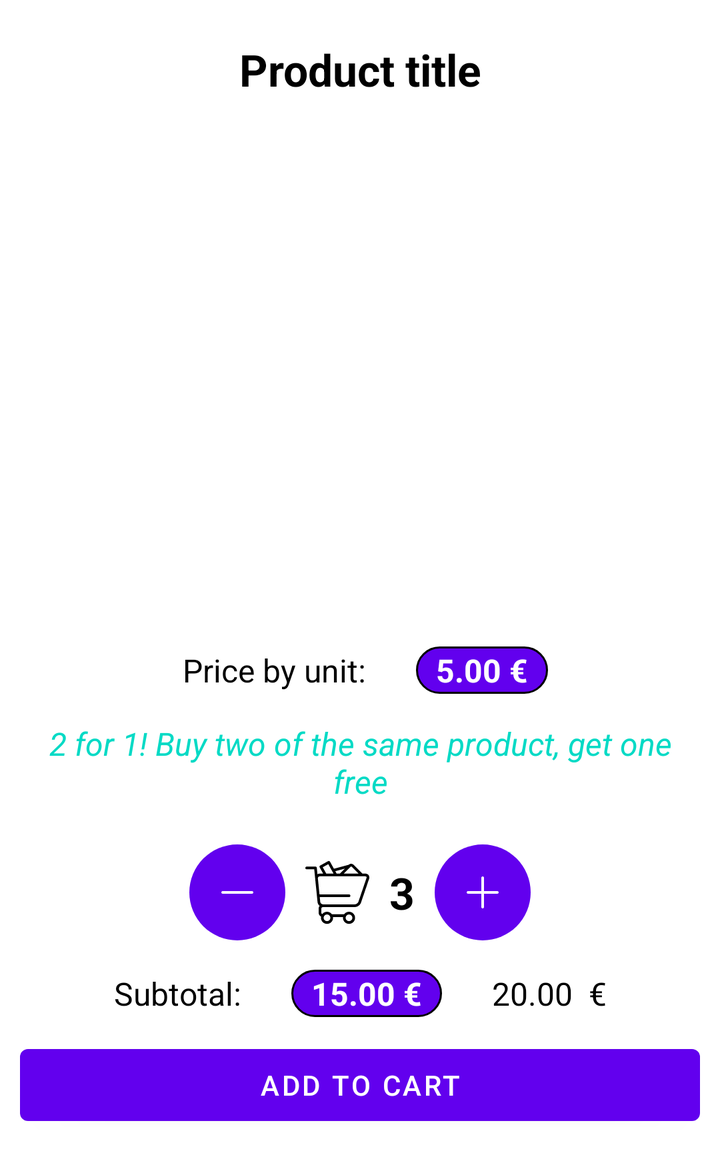
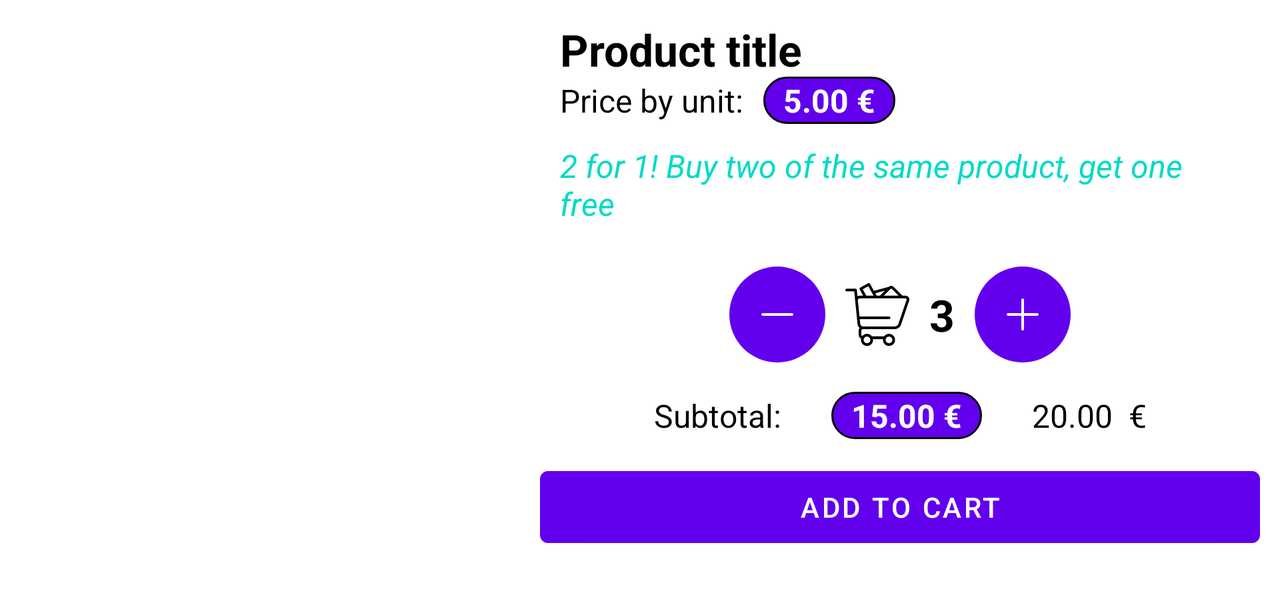

Compare how this app lays out the same screen by default and in its alternative resource folder. The renders come first, then the two layout files and the values they reference.
<!-- AndroidManifest.xml: application theme Theme.ProductsStore -->
<!-- res/layout/bottom_sheet_add_item_to_cart.xml -->
<?xml version="1.0" encoding="utf-8"?>
<androidx.constraintlayout.widget.ConstraintLayout xmlns:android="http://schemas.android.com/apk/res/android"
    xmlns:app="http://schemas.android.com/apk/res-auto"
    xmlns:tools="http://schemas.android.com/tools"
    android:layout_width="match_parent"
    android:layout_height="wrap_content"
    android:padding="@dimen/padding_medium">

    <TextView
        android:id="@+id/textViewTitle"
        style="@style/MainTitleStyle"
        android:layout_width="match_parent"
        android:layout_height="wrap_content"
        android:gravity="center"
        android:padding="@dimen/padding_medium"
        app:layout_constraintEnd_toEndOf="parent"
        app:layout_constraintStart_toStartOf="parent"
        app:layout_constraintTop_toTopOf="parent"
        tools:text="Product title" />

    <com.google.android.material.imageview.ShapeableImageView
        android:id="@+id/imageViewProduct"
        android:layout_width="250dp"
        android:layout_height="250dp"
        android:layout_marginHorizontal="@dimen/padding_medium"
        android:adjustViewBounds="true"
        android:scaleType="centerCrop"
        app:layout_constraintEnd_toEndOf="parent"
        app:layout_constraintStart_toStartOf="parent"
        app:layout_constraintTop_toBottomOf="@id/textViewTitle"
        app:shapeAppearanceOverlay="@style/ShapeAppearanceOverlay.App.CornerSize10Percent"
        app:srcCompat="@drawable/gift"
        tools:ignore="ContentDescription" />

    <LinearLayout
        android:layout_width="match_parent"
        android:layout_height="wrap_content"
        android:gravity="center"
        android:orientation="vertical"
        app:layout_constraintEnd_toEndOf="parent"
        app:layout_constraintStart_toStartOf="parent"
        app:layout_constraintTop_toBottomOf="@id/imageViewProduct">

        <androidx.constraintlayout.widget.ConstraintLayout
            android:layout_width="match_parent"
            android:layout_height="wrap_content">

            <TextView
                android:id="@+id/textViewPriceDescription"
                style="@style/SecondaryTitleStyle"
                android:layout_width="wrap_content"
                android:layout_height="wrap_content"
                android:layout_margin="@dimen/padding_medium"
                android:padding="@dimen/padding_small"
                android:text="@string/price_by_unit"
                app:layout_constraintEnd_toStartOf="@+id/textViewPriceValue"
                app:layout_constraintHorizontal_chainStyle="packed"
                app:layout_constraintStart_toStartOf="parent"
                app:layout_constraintTop_toTopOf="parent"
                tools:ignore="ContentDescription" />

            <TextView
                android:id="@+id/textViewPriceValue"
                style="@style/PriceStyle"
                android:layout_width="wrap_content"
                android:layout_height="wrap_content"
                android:layout_margin="@dimen/padding_medium"
                app:layout_constraintBaseline_toBaselineOf="@id/textViewPriceDescription"
                app:layout_constraintEnd_toEndOf="parent"
                app:layout_constraintHorizontal_bias="0.5"
                app:layout_constraintStart_toEndOf="@+id/textViewPriceDescription"
                tools:ignore="ContentDescription"
                tools:text="5.00 €" />

        </androidx.constraintlayout.widget.ConstraintLayout>

        <TextView
            android:id="@+id/textViewPromo"
            style="@style/SecondaryTitleStyle"
            android:textStyle="italic"
            android:textAlignment="center"
            android:textColor="?attr/colorSecondary"
            android:layout_width="wrap_content"
            android:layout_height="wrap_content"
            android:layout_margin="@dimen/padding_small"
            android:layout_marginBottom="@dimen/space_regular"
            android:drawablePadding="@dimen/padding_medium"
            android:padding="@dimen/padding_small"
            tools:ignore="ContentDescription"
            tools:text="2 for 1! Buy two of the same product, get one free" />

        <androidx.constraintlayout.widget.ConstraintLayout
            android:layout_width="match_parent"
            android:layout_height="wrap_content"
            android:layout_marginTop="@dimen/padding_medium">

            <com.google.android.material.button.MaterialButton
                android:id="@+id/buttonSubtract"
                style="@style/Widget.Material3.Button.Icon"
                android:layout_width="48dp"
                android:layout_height="48dp"
                android:insetLeft="0dp"
                android:insetTop="0dp"
                android:insetRight="0dp"
                android:insetBottom="0dp"
                app:icon="@drawable/ic_subtract"
                app:iconPadding="0dp"
                app:iconSize="16dp"
                app:layout_constraintBottom_toBottomOf="parent"
                app:layout_constraintEnd_toStartOf="@+id/imageViewCart"
                app:layout_constraintHorizontal_bias="0.5"
                app:layout_constraintHorizontal_chainStyle="packed"
                app:layout_constraintStart_toStartOf="parent"
                app:layout_constraintTop_toTopOf="parent" />

            <ImageView
                android:id="@+id/imageViewCart"
                android:layout_width="32dp"
                android:layout_height="32dp"
                android:layout_marginStart="@dimen/padding_medium"
                android:src="@drawable/ic_cart"
                app:layout_constraintBottom_toBottomOf="parent"
                app:layout_constraintEnd_toStartOf="@+id/textViewQuantity"
                app:layout_constraintStart_toEndOf="@+id/buttonSubtract"
                app:layout_constraintTop_toTopOf="parent" />

            <TextView
                android:id="@+id/textViewQuantity"
                style="@style/MainTitleStyle"
                android:layout_width="wrap_content"
                android:layout_height="wrap_content"
                android:gravity="center"
                android:padding="@dimen/padding_medium"
                app:layout_constraintBottom_toBottomOf="parent"
                app:layout_constraintEnd_toStartOf="@+id/buttonAdd"
                app:layout_constraintStart_toEndOf="@+id/imageViewCart"
                app:layout_constraintTop_toTopOf="parent"
                tools:text="3" />

            <com.google.android.material.button.MaterialButton
                android:id="@+id/buttonAdd"
                style="@style/Widget.Material3.Button.Icon"
                android:layout_width="48dp"
                android:layout_height="48dp"
                android:insetLeft="0dp"
                android:insetTop="0dp"
                android:insetRight="0dp"
                android:insetBottom="0dp"
                app:icon="@drawable/ic_add"
                app:iconPadding="0dp"
                app:iconSize="16dp"
                app:layout_constraintBottom_toBottomOf="parent"
                app:layout_constraintEnd_toEndOf="parent"
                app:layout_constraintHorizontal_bias="0.5"
                app:layout_constraintStart_toEndOf="@+id/textViewQuantity"
                app:layout_constraintTop_toTopOf="parent" />

        </androidx.constraintlayout.widget.ConstraintLayout>

        <androidx.constraintlayout.widget.ConstraintLayout
            android:layout_width="match_parent"
            android:layout_height="wrap_content">

            <TextView
                android:id="@+id/textViewTotalDescription"
                style="@style/SecondaryTitleStyle"
                android:layout_width="wrap_content"
                android:layout_height="wrap_content"
                android:layout_margin="@dimen/padding_medium"
                android:padding="@dimen/padding_small"
                android:text="@string/subtotal"
                app:layout_constraintEnd_toStartOf="@+id/textViewTotalValue"
                app:layout_constraintHorizontal_chainStyle="packed"
                app:layout_constraintStart_toStartOf="parent"
                app:layout_constraintTop_toTopOf="parent"
                tools:ignore="ContentDescription" />

            <TextView
                android:id="@+id/textViewTotalValue"
                style="@style/PriceStyle"
                android:layout_width="wrap_content"
                android:layout_height="wrap_content"
                android:layout_margin="@dimen/padding_medium"
                app:layout_constraintBaseline_toBaselineOf="@id/textViewTotalDescription"
                app:layout_constraintEnd_toStartOf="@id/textViewGlobalPrice"
                app:layout_constraintStart_toEndOf="@+id/textViewTotalDescription"
                tools:ignore="ContentDescription"
                tools:text="15.00 €" />

            <TextView
                android:id="@+id/textViewGlobalPrice"
                style="@style/SecondaryTitleStyle"
                android:layout_width="wrap_content"
                android:layout_height="wrap_content"
                android:layout_margin="@dimen/padding_medium"
                android:padding="@dimen/padding_small"
                app:layout_constraintEnd_toEndOf="parent"
                app:layout_constraintHorizontal_chainStyle="packed"
                app:layout_constraintStart_toEndOf="@id/textViewTotalValue"
                app:layout_constraintTop_toTopOf="parent"
                tools:ignore="ContentDescription"
                tools:text="20.00  €" />


            <com.google.android.material.button.MaterialButton
                android:id="@+id/buttonAddToCart"
                android:layout_width="match_parent"
                android:layout_height="wrap_content"
                android:layout_marginVertical="@dimen/padding_medium"
                app:layout_constraintBottom_toBottomOf="parent"
                app:layout_constraintEnd_toEndOf="parent"
                app:layout_constraintStart_toStartOf="parent"
                app:layout_constraintTop_toBottomOf="@id/textViewTotalValue"
                tools:text="@string/add_to_cart" />


        </androidx.constraintlayout.widget.ConstraintLayout>
    </LinearLayout>
</androidx.constraintlayout.widget.ConstraintLayout>
<!-- resources referenced by this layout -->
<resources>
  <dimen name="padding_medium">10dp</dimen>
  <dimen name="padding_small">5dp</dimen>
  <dimen name="space_regular">16dp</dimen>
  <!-- drawable ic_add (drawable) -->
  <vector xmlns:android="http://schemas.android.com/apk/res/android"
      android:width="512dp"
      android:height="512dp"
      android:viewportWidth="512"
      android:viewportHeight="512">
    <path
        android:fillColor="#FF000000"
        android:pathData="M490.67,234.67H277.33V21.33C277.33,9.55 267.78,0 256,0s-21.33,9.55 -21.33,21.33v213.33H21.33C9.55,234.67 0,244.22 0,256s9.55,21.33 21.33,21.33h213.33v213.33c0,11.78 9.55,21.33 21.33,21.33s21.33,-9.55 21.33,-21.33V277.33h213.33c11.78,0 21.33,-9.55 21.33,-21.33S502.45,234.67 490.67,234.67z"/>
  </vector>
  <!-- drawable ic_subtract (drawable) -->
  <vector xmlns:android="http://schemas.android.com/apk/res/android"
      android:width="512dp"
      android:height="512dp"
      android:viewportWidth="512"
      android:viewportHeight="512">
    <path
        android:fillColor="#FF000000"
        android:pathData="M490.67,234.67H21.33C9.55,234.67 0,244.22 0,256c0,11.78 9.55,21.33 21.33,21.33h469.33c11.78,0 21.33,-9.55 21.33,-21.33C512,244.22 502.45,234.67 490.67,234.67z"/>
  </vector>
  <string name="add_to_cart">Add to cart</string>
  <string name="price_by_unit">Price by unit:</string>
  <string name="subtotal">Subtotal:</string>
  <style name="MainTitleStyle">
          <item name="android:textSize">@dimen/text_title_size</item>
          <item name="android:textStyle">bold</item>
          <item name="android:textColor">?attr/textColor</item>
      </style>
  <style name="PriceStyle">
          <item name="android:textSize">@dimen/text_regular_size</item>
          <item name="android:textStyle">bold</item>
          <item name="android:textColor">?attr/textColorInverted</item>
          <item name="android:paddingHorizontal">@dimen/padding_medium</item>
          <item name="android:background">@drawable/rounded_corners_background</item>
      </style>
  <style name="SecondaryTitleStyle">
          <item name="android:textSize">@dimen/text_regular_size</item>
          <item name="android:textStyle">normal</item>
          <item name="android:textColor">?attr/textColor</item>
      </style>
  <style name="ShapeAppearanceOverlay.App.CornerSize10Percent" parent="">
          <item name="cornerSize">10%</item>
      </style>
  <style name="Theme.ProductsStore" parent="Theme.MaterialComponents.DayNight.DarkActionBar">
          
          <item name="colorPrimary">@color/purple_500</item>
          <item name="colorPrimaryVariant">@color/purple_700</item>
          <item name="colorOnPrimary">@color/white</item>
          
          <item name="colorSecondary">@color/teal_200</item>
          <item name="colorSecondaryVariant">@color/teal_700</item>
          <item name="colorOnSecondary">@color/black</item>
          
          <item name="android:statusBarColor">?attr/colorPrimaryVariant</item>
          
  
          <item name="textColor">@color/black</item>
          <item name="textColorInverted">@color/white</item>
          <item name="iconColor">@color/black</item>
          <item name="priceBackground">@color/purple_200</item>
      </style>
  <dimen name="text_title_size">22sp</dimen>
  <dimen name="text_regular_size">16sp</dimen>
  <!-- drawable rounded_corners_background (drawable) -->
  <?xml version="1.0" encoding="utf-8"?>
  <shape xmlns:android="http://schemas.android.com/apk/res/android" >
      <stroke
          android:width="1dp"
          android:color="?attr/textColor" />
  
      <solid android:color="?attr/colorPrimary" />
  
      <padding
          android:left="1dp"
          android:right="1dp"
          android:bottom="1dp"
          android:top="1dp" />
  
      <corners android:radius="20dp" />
  </shape>
  <color name="purple_500">#FF6200EE</color>
  <color name="purple_700">#FF3700B3</color>
  <color name="white">#FFFFFFFF</color>
  <color name="teal_200">#FF03DAC5</color>
  <color name="teal_700">#FF018786</color>
  <color name="black">#FF000000</color>
  <color name="purple_200">#FFBB86FC</color>
</resources>
<!-- res/layout-land/bottom_sheet_add_item_to_cart.xml (the repository's variant of the layout above) -->
<!-- drawn on the phone turned sideways -->
<?xml version="1.0" encoding="utf-8"?>
<androidx.constraintlayout.widget.ConstraintLayout xmlns:android="http://schemas.android.com/apk/res/android"
    xmlns:app="http://schemas.android.com/apk/res-auto"
    xmlns:tools="http://schemas.android.com/tools"
    android:layout_width="match_parent"
    android:layout_height="wrap_content"
    android:padding="@dimen/padding_medium">

    <TextView
        android:id="@+id/textViewTitle"
        style="@style/MainTitleStyle"
        android:layout_width="0dp"
        android:layout_height="wrap_content"
        android:layout_marginHorizontal="@dimen/padding_medium"
        app:layout_constraintEnd_toEndOf="parent"
        app:layout_constraintStart_toEndOf="@id/imageViewProduct"
        app:layout_constraintTop_toTopOf="parent"
        tools:text="Product title" />

    <com.google.android.material.imageview.ShapeableImageView
        android:id="@+id/imageViewProduct"
        android:layout_width="250dp"
        android:layout_height="250dp"
        android:layout_marginHorizontal="@dimen/padding_medium"
        android:adjustViewBounds="true"
        android:scaleType="centerCrop"
        app:layout_constraintStart_toStartOf="parent"
        app:layout_constraintTop_toTopOf="parent"
        app:shapeAppearanceOverlay="@style/ShapeAppearanceOverlay.App.CornerSize10Percent"
        app:srcCompat="@drawable/gift"
        tools:ignore="ContentDescription" />

    <TextView
        android:id="@+id/textViewPriceDescription"
        style="@style/SecondaryTitleStyle"
        android:layout_width="wrap_content"
        android:layout_height="wrap_content"
        android:layout_marginHorizontal="@dimen/padding_medium"
        android:text="@string/price_by_unit"
        app:layout_constraintStart_toEndOf="@id/imageViewProduct"
        app:layout_constraintTop_toBottomOf="@id/textViewTitle"
        tools:ignore="ContentDescription" />

    <TextView
        android:id="@+id/textViewPriceValue"
        style="@style/PriceStyle"
        android:layout_width="wrap_content"
        android:layout_height="wrap_content"
        android:layout_margin="@dimen/padding_medium"
        app:layout_constraintBaseline_toBaselineOf="@id/textViewPriceDescription"
        app:layout_constraintStart_toEndOf="@+id/textViewPriceDescription"
        tools:ignore="ContentDescription"
        tools:text="5.00 €" />

    <TextView
        android:id="@+id/textViewPromo"
        style="@style/SecondaryTitleStyle"
        android:layout_width="0dp"
        android:layout_height="wrap_content"
        android:layout_margin="@dimen/padding_medium"
        android:ellipsize="end"
        android:maxLines="3"
        android:textColor="?attr/colorSecondary"
        android:textStyle="italic"
        app:layout_constraintEnd_toEndOf="parent"
        app:layout_constraintHorizontal_bias="0.0"
        app:layout_constraintStart_toEndOf="@id/imageViewProduct"
        app:layout_constraintTop_toBottomOf="@id/textViewPriceValue"
        tools:ignore="ContentDescription"
        tools:text="2 for 1! Buy two of the same product, get one free" />

    <androidx.constraintlayout.widget.ConstraintLayout
        android:id="@+id/layoutControls"
        android:layout_width="wrap_content"
        android:layout_height="wrap_content"
        android:layout_marginTop="@dimen/padding_regular"
        app:layout_constraintEnd_toEndOf="parent"
        app:layout_constraintStart_toEndOf="@id/imageViewProduct"
        app:layout_constraintTop_toBottomOf="@id/textViewPromo">

        <com.google.android.material.button.MaterialButton
            android:id="@+id/buttonSubtract"
            style="@style/Widget.Material3.Button.Icon"
            android:layout_width="48dp"
            android:layout_height="48dp"
            android:insetLeft="0dp"
            android:insetTop="0dp"
            android:insetRight="0dp"
            android:insetBottom="0dp"
            app:icon="@drawable/ic_subtract"
            app:iconPadding="0dp"
            app:iconSize="16dp"
            app:layout_constraintBottom_toBottomOf="parent"
            app:layout_constraintEnd_toStartOf="@+id/imageViewCart"
            app:layout_constraintHorizontal_bias="0.5"
            app:layout_constraintHorizontal_chainStyle="packed"
            app:layout_constraintStart_toStartOf="parent"
            app:layout_constraintTop_toTopOf="parent" />

        <ImageView
            android:id="@+id/imageViewCart"
            android:layout_width="32dp"
            android:layout_height="32dp"
            android:layout_marginStart="@dimen/padding_medium"
            android:src="@drawable/ic_cart"
            app:layout_constraintBottom_toBottomOf="parent"
            app:layout_constraintEnd_toStartOf="@+id/textViewQuantity"
            app:layout_constraintStart_toEndOf="@+id/buttonSubtract"
            app:layout_constraintTop_toTopOf="parent"
            tools:ignore="ContentDescription" />

        <TextView
            android:id="@+id/textViewQuantity"
            style="@style/MainTitleStyle"
            android:layout_width="wrap_content"
            android:layout_height="wrap_content"
            android:gravity="center"
            android:padding="@dimen/padding_medium"
            app:layout_constraintBottom_toBottomOf="parent"
            app:layout_constraintEnd_toStartOf="@+id/buttonAdd"
            app:layout_constraintStart_toEndOf="@+id/imageViewCart"
            app:layout_constraintTop_toTopOf="parent"
            tools:text="3" />

        <com.google.android.material.button.MaterialButton
            android:id="@+id/buttonAdd"
            style="@style/Widget.Material3.Button.Icon"
            android:layout_width="48dp"
            android:layout_height="48dp"
            android:insetLeft="0dp"
            android:insetTop="0dp"
            android:insetRight="0dp"
            android:insetBottom="0dp"
            app:icon="@drawable/ic_add"
            app:iconPadding="0dp"
            app:iconSize="16dp"
            app:layout_constraintBottom_toBottomOf="parent"
            app:layout_constraintEnd_toEndOf="parent"
            app:layout_constraintHorizontal_bias="0.5"
            app:layout_constraintStart_toEndOf="@+id/textViewQuantity"
            app:layout_constraintTop_toTopOf="parent" />

    </androidx.constraintlayout.widget.ConstraintLayout>

    <androidx.constraintlayout.widget.ConstraintLayout
        android:layout_width="0dp"
        android:layout_height="wrap_content"
        app:layout_constraintBottom_toBottomOf="parent"
        app:layout_constraintEnd_toEndOf="parent"
        app:layout_constraintStart_toEndOf="@id/imageViewProduct"
        app:layout_constraintTop_toBottomOf="@id/layoutControls">

        <TextView
            android:id="@+id/textViewTotalDescription"
            style="@style/SecondaryTitleStyle"
            android:layout_width="wrap_content"
            android:layout_height="wrap_content"
            android:layout_margin="@dimen/padding_medium"
            android:padding="@dimen/padding_small"
            android:text="@string/subtotal"
            app:layout_constraintEnd_toStartOf="@+id/textViewTotalValue"
            app:layout_constraintHorizontal_chainStyle="packed"
            app:layout_constraintStart_toStartOf="parent"
            app:layout_constraintTop_toTopOf="parent"
            tools:ignore="ContentDescription" />

        <TextView
            android:id="@+id/textViewTotalValue"
            style="@style/PriceStyle"
            android:layout_width="wrap_content"
            android:layout_height="wrap_content"
            android:layout_margin="@dimen/padding_medium"
            app:layout_constraintBaseline_toBaselineOf="@id/textViewTotalDescription"
            app:layout_constraintEnd_toStartOf="@id/textViewGlobalPrice"
            app:layout_constraintStart_toEndOf="@+id/textViewTotalDescription"
            tools:ignore="ContentDescription"
            tools:text="15.00 €" />

        <TextView
            android:id="@+id/textViewGlobalPrice"
            style="@style/SecondaryTitleStyle"
            android:layout_width="wrap_content"
            android:layout_height="wrap_content"
            android:layout_margin="@dimen/padding_medium"
            android:padding="@dimen/padding_small"
            app:layout_constraintEnd_toEndOf="parent"
            app:layout_constraintHorizontal_chainStyle="packed"
            app:layout_constraintStart_toEndOf="@id/textViewTotalValue"
            app:layout_constraintTop_toTopOf="parent"
            tools:ignore="ContentDescription"
            tools:text="20.00  €" />

        <com.google.android.material.button.MaterialButton
            android:id="@+id/buttonAddToCart"
            android:layout_width="match_parent"
            android:layout_height="wrap_content"
            android:layout_marginVertical="@dimen/padding_medium"
            app:layout_constraintBottom_toBottomOf="parent"
            app:layout_constraintEnd_toEndOf="parent"
            app:layout_constraintStart_toStartOf="parent"
            app:layout_constraintTop_toBottomOf="@id/textViewTotalValue"
            tools:text="@string/add_to_cart" />

    </androidx.constraintlayout.widget.ConstraintLayout>
</androidx.constraintlayout.widget.ConstraintLayout>
<!-- resources referenced by the variant -->
<!-- as the phone turned sideways resolves them -->
<resources>
  <dimen name="padding_medium">10dp</dimen>
  <dimen name="padding_regular">20dp</dimen>
  <dimen name="padding_small">5dp</dimen>
  <!-- drawable ic_add (drawable) -->
  <vector xmlns:android="http://schemas.android.com/apk/res/android"
      android:width="512dp"
      android:height="512dp"
      android:viewportWidth="512"
      android:viewportHeight="512">
    <path
        android:fillColor="#FF000000"
        android:pathData="M490.67,234.67H277.33V21.33C277.33,9.55 267.78,0 256,0s-21.33,9.55 -21.33,21.33v213.33H21.33C9.55,234.67 0,244.22 0,256s9.55,21.33 21.33,21.33h213.33v213.33c0,11.78 9.55,21.33 21.33,21.33s21.33,-9.55 21.33,-21.33V277.33h213.33c11.78,0 21.33,-9.55 21.33,-21.33S502.45,234.67 490.67,234.67z"/>
  </vector>
  <!-- drawable ic_subtract (drawable) -->
  <vector xmlns:android="http://schemas.android.com/apk/res/android"
      android:width="512dp"
      android:height="512dp"
      android:viewportWidth="512"
      android:viewportHeight="512">
    <path
        android:fillColor="#FF000000"
        android:pathData="M490.67,234.67H21.33C9.55,234.67 0,244.22 0,256c0,11.78 9.55,21.33 21.33,21.33h469.33c11.78,0 21.33,-9.55 21.33,-21.33C512,244.22 502.45,234.67 490.67,234.67z"/>
  </vector>
  <string name="add_to_cart">Add to cart</string>
  <string name="price_by_unit">Price by unit:</string>
  <string name="subtotal">Subtotal:</string>
  <style name="MainTitleStyle">
          <item name="android:textSize">@dimen/text_title_size</item>
          <item name="android:textStyle">bold</item>
          <item name="android:textColor">?attr/textColor</item>
      </style>
  <style name="PriceStyle">
          <item name="android:textSize">@dimen/text_regular_size</item>
          <item name="android:textStyle">bold</item>
          <item name="android:textColor">?attr/textColorInverted</item>
          <item name="android:paddingHorizontal">@dimen/padding_medium</item>
          <item name="android:background">@drawable/rounded_corners_background</item>
      </style>
  <style name="SecondaryTitleStyle">
          <item name="android:textSize">@dimen/text_regular_size</item>
          <item name="android:textStyle">normal</item>
          <item name="android:textColor">?attr/textColor</item>
      </style>
  <style name="ShapeAppearanceOverlay.App.CornerSize10Percent" parent="">
          <item name="cornerSize">10%</item>
      </style>
  <dimen name="text_title_size">22sp</dimen>
  <dimen name="text_regular_size">16sp</dimen>
  <!-- drawable rounded_corners_background (drawable) -->
  <?xml version="1.0" encoding="utf-8"?>
  <shape xmlns:android="http://schemas.android.com/apk/res/android" >
      <stroke
          android:width="1dp"
          android:color="?attr/textColor" />
  
      <solid android:color="?attr/colorPrimary" />
  
      <padding
          android:left="1dp"
          android:right="1dp"
          android:bottom="1dp"
          android:top="1dp" />
  
      <corners android:radius="20dp" />
  </shape>
  <color name="purple_500">#FF6200EE</color>
  <color name="purple_700">#FF3700B3</color>
  <color name="white">#FFFFFFFF</color>
  <color name="teal_200">#FF03DAC5</color>
  <color name="teal_700">#FF018786</color>
  <color name="black">#FF000000</color>
  <color name="purple_200">#FFBB86FC</color>
</resources>
